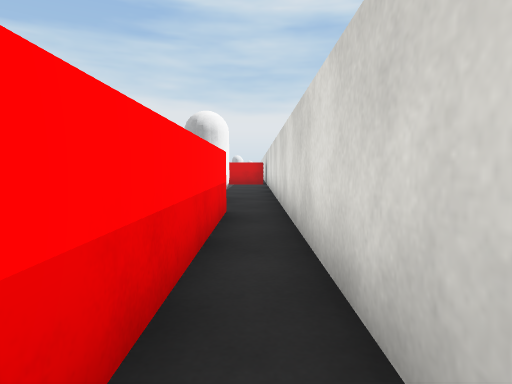
View 1 (above)

24 first-person views from a walk through a 3-D level made in the Unity game engine. The camera is 0.72 m above the floor, tilts 4° down and sees 75° across. The floor is counted in squares, 1 m on a side. Each view is taken from the middle of a square. On the plan, view 1 faces up. The plan holds only what a view shows up to about 10 squares ahead; the rest is blank. The place goes on beyond the plan. The player character is not drawn. Surface patterns are stand-ins for the level's own textures.

View 2
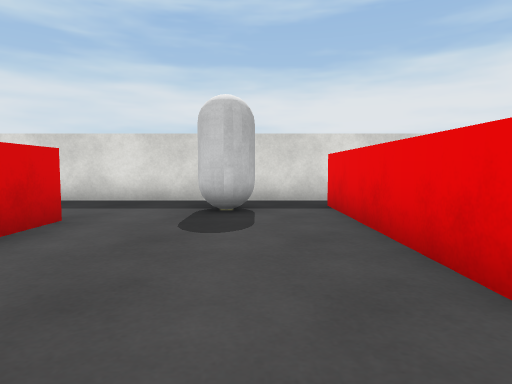

View 3
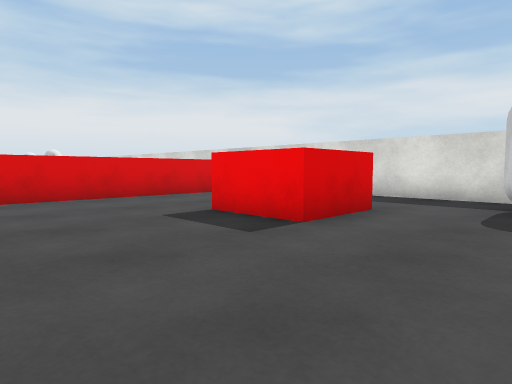

View 4
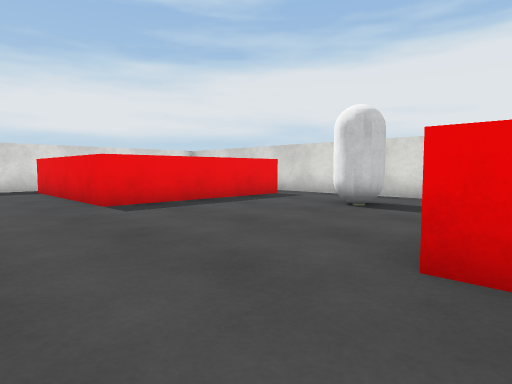

View 5
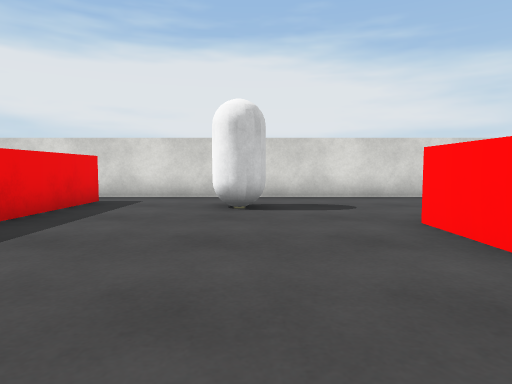

View 6
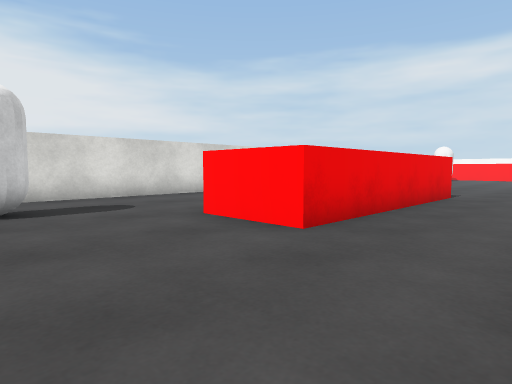

View 7
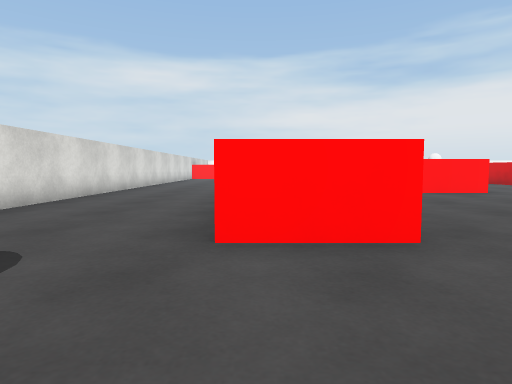

View 8
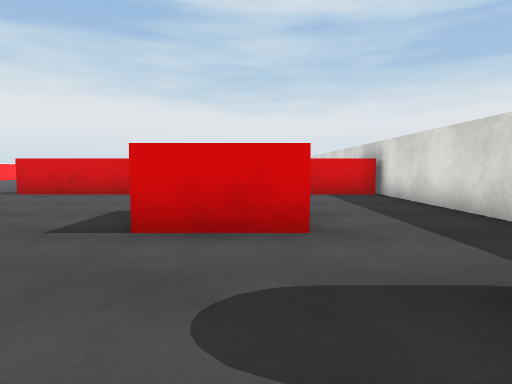

View 9
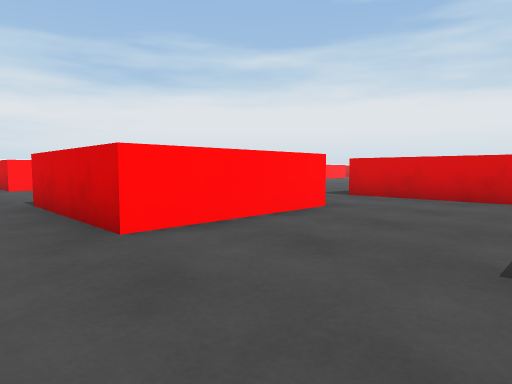

View 10
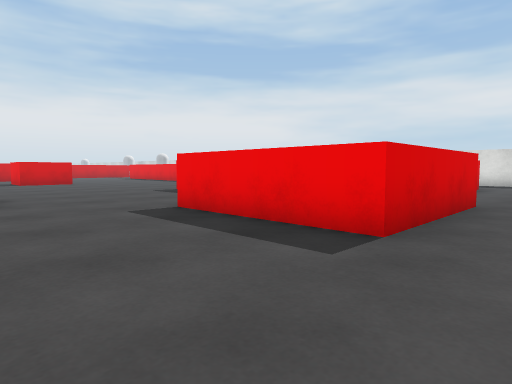

View 11
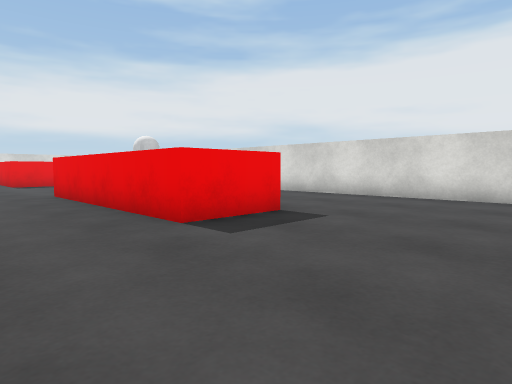

View 12
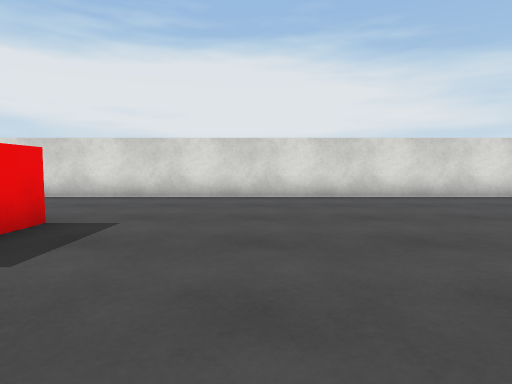

View 13
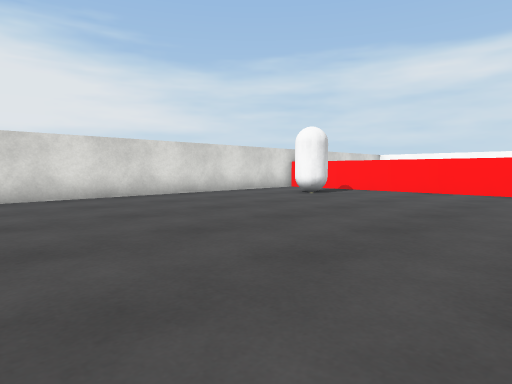

View 14
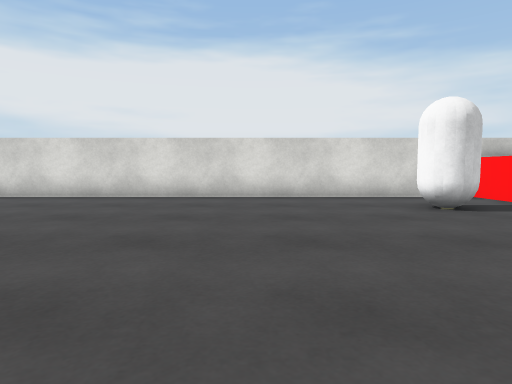

View 15
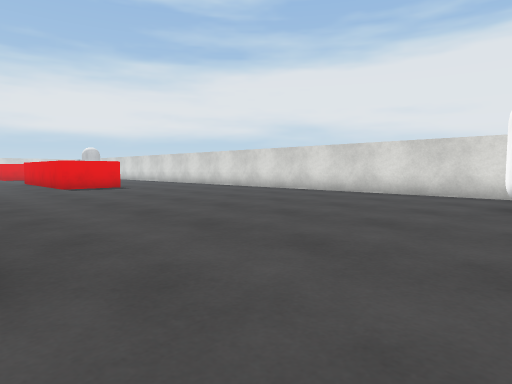

View 16
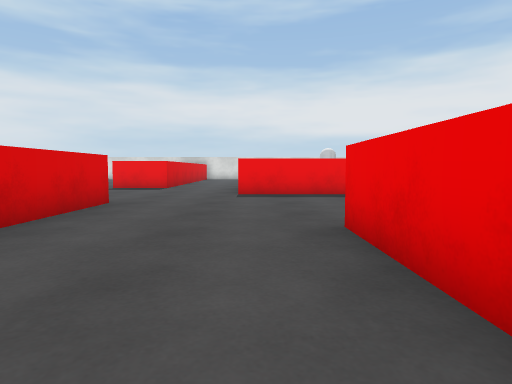

View 17
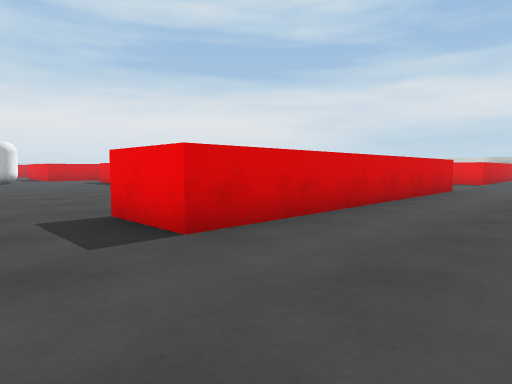

View 18
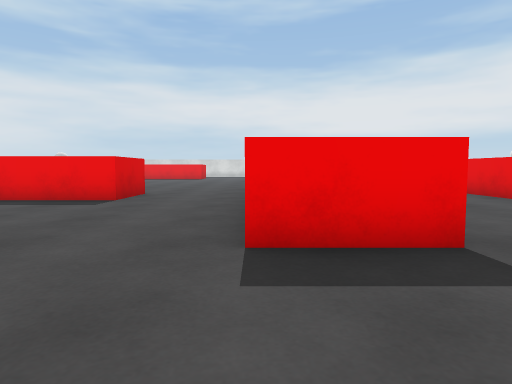

View 19
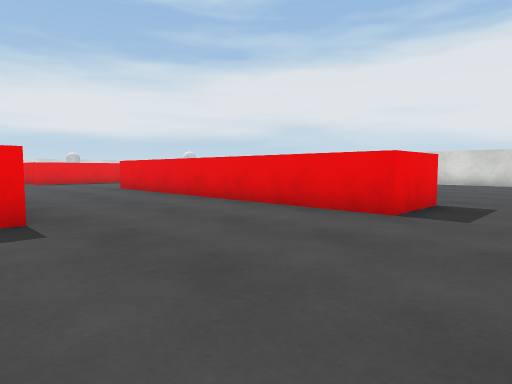

View 20
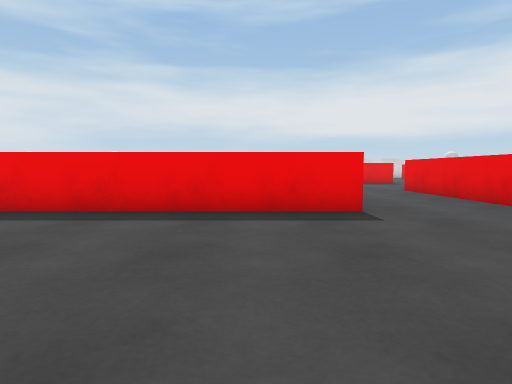

View 21
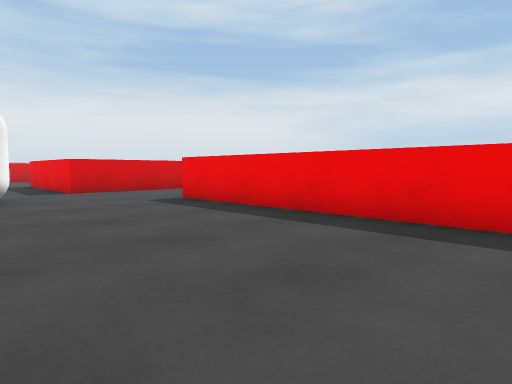

View 22
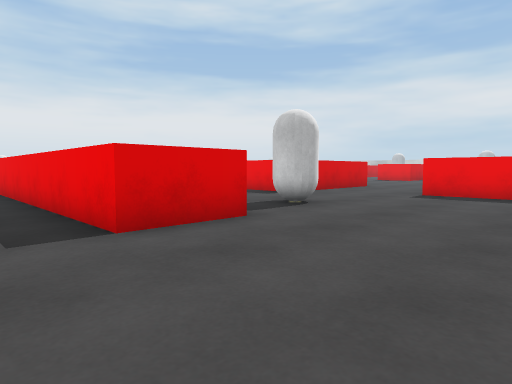

View 23
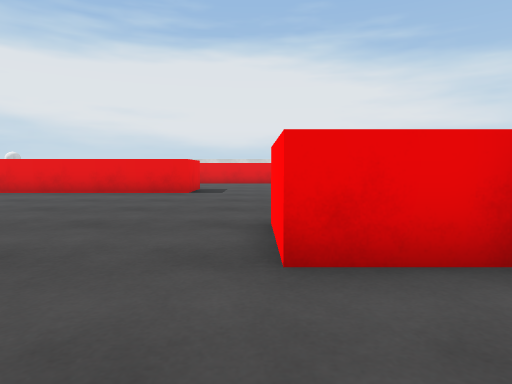

View 24
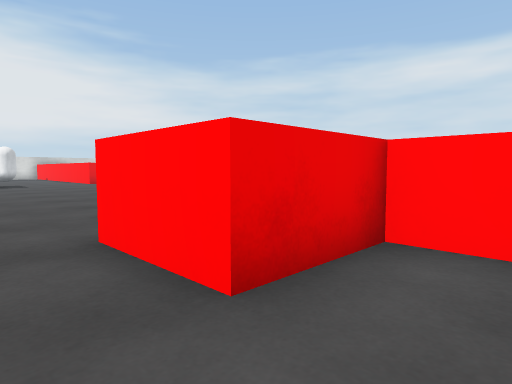

### Floor plan
Points are (right, up) in squares from view 1. A wall is a line through its corners. A room is listed if a view was taken in it or the views show most of it. See-through windows are left out.
Room 1 (view 1)
walls: (0.5, 0.6) (0.5, 5.5); (-0.5, 5.6) (-0.5, 0.5)
ways out: opening at (0, 6) to room 2
Room 2 (views 2, 3, 4, 5, 6, 7, 8, 9, 10, 11, 12, 13, 14, 15)
walls: (-17.2, 3.5) (-17.2, 5.6) (-11.2, 5.6) (-11.2, 3.5); (-17.9, 10.9) (-17.9, 8.9); (-8.6, 12.5) (-8.6, 8.5) (-12.6, 8.5) (-12.6, 12.5); (-15, 15.1) (-16.5, 15.1); (-5.5, 0.5) (-5.5, 5.6) (-0.5, 5.6); (-27.9, 8.9) (-27.9, 10.9); (0.5, 5.5) (0.5, 15.9); (0.4, 15.3) (-7.6, 15.3); (-30.1, -0.5) (-4.9, -0.5)
ways out: opening at (0, 6) to room 1; opening at (-29.5, 10.5) to room 3; opening at (-16.7, 13) to room 3; opening at (-13, 13.7); opening at (-7.5, 13.5)
objects: grey capsule (-30, 2) to (-29, 2); grey capsule (-9, 2); red block (-4, 10) to (-3, 11); grey capsule (-1, 7) to (-1, 8)
Room 3 (views 16, 17, 18, 19, 20, 21, 22, 23, 24)
walls: (-29.2, 25.6) (-29.2, 24.6) (-27.2, 24.6) (-27.2, 22.5); (-18.4, 20.2) (-20.4, 20.2) (-20.4, 30.2); (-26.5, 30.7) (-28.5, 30.7) (-28.5, 33.5); (-16.5, 15.1) (-25, 15.1) (-25, 17.1) (-17.5, 17.1); (-27.9, 10.9) (-17.9, 10.9)
ways out: opening at (-29.5, 10.5) to room 2; opening at (-16.7, 13) to room 2; opening at (-18.3, 19)
objects: grey capsule (-24, 31) to (-24, 32)

Positions as (right, up) in squares from view 1, and headings:
1: (0, 0), facing up
2: (-7, 7), facing right
3: (-8, 7), facing up-right
4: (-12, 8), facing down-right
5: (-9, 8), facing down
6: (-8, 8), facing down-left
7: (-8, 4), facing left
8: (-3, 6), facing up
9: (-5, 7), facing up-left
10: (-16, 7), facing up-right
11: (-21, 8), facing down-right
12: (-20, 8), facing down
13: (-21, 8), facing down-left
14: (-26, 8), facing down
15: (-30, 9), facing down-right
16: (-22, 12), facing right
17: (-27, 12), facing up-right
18: (-28, 17), facing right
19: (-30, 16), facing down-right
20: (-26, 22), facing right
21: (-25, 23), facing up-right
22: (-30, 27), facing up-right
23: (-27, 27), facing down
24: (-26, 26), facing down-left
